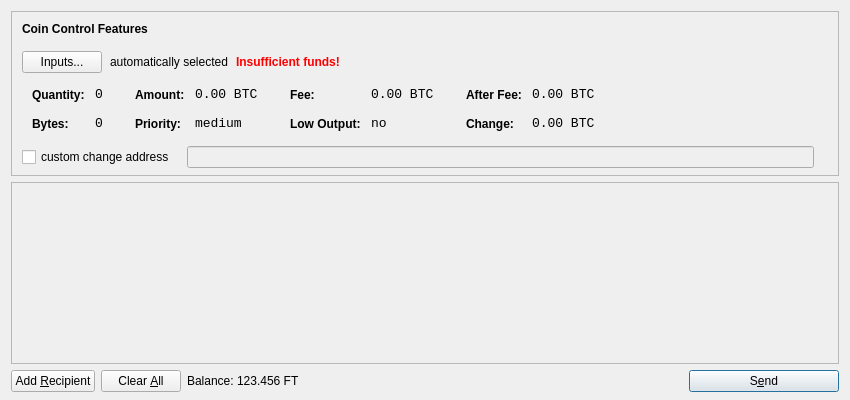
<?xml version="1.0" encoding="UTF-8"?>
<ui version="4.0">
 <class>SendCoinsDialog</class>
 <widget class="QDialog" name="SendCoinsDialog">
  <property name="geometry">
   <rect>
    <x>0</x>
    <y>0</y>
    <width>850</width>
    <height>400</height>
   </rect>
  </property>
  <property name="windowTitle">
   <string>Send Coins</string>
  </property>
  <layout class="QVBoxLayout" name="verticalLayout" stretch="0,1,0">
   <property name="bottomMargin">
    <number>8</number>
   </property>
   <item>
    <widget class="QFrame" name="frameCoinControl">
     <property name="sizePolicy">
      <sizepolicy hsizetype="Expanding" vsizetype="Expanding">
       <horstretch>0</horstretch>
       <verstretch>0</verstretch>
      </sizepolicy>
     </property>
     <property name="maximumSize">
      <size>
       <width>16777215</width>
       <height>16777215</height>
      </size>
     </property>
     <property name="frameShape">
      <enum>QFrame::StyledPanel</enum>
     </property>
     <property name="frameShadow">
      <enum>QFrame::Sunken</enum>
     </property>
     <layout class="QVBoxLayout" name="verticalLayoutCoinControl2">
      <property name="spacing">
       <number>-1</number>
      </property>
      <property name="leftMargin">
       <number>0</number>
      </property>
      <property name="topMargin">
       <number>0</number>
      </property>
      <property name="rightMargin">
       <number>0</number>
      </property>
      <property name="bottomMargin">
       <number>6</number>
      </property>
      <item>
       <layout class="QVBoxLayout" name="verticalLayoutCoinControl" stretch="0,0,0,0,1">
        <property name="spacing">
         <number>0</number>
        </property>
        <property name="leftMargin">
         <number>10</number>
        </property>
        <property name="topMargin">
         <number>10</number>
        </property>
        <item>
         <layout class="QHBoxLayout" name="horizontalLayoutCoinControl1">
          <property name="bottomMargin">
           <number>15</number>
          </property>
          <item>
           <widget class="QLabel" name="labelCoinControlFeatures">
            <property name="sizePolicy">
             <sizepolicy hsizetype="Preferred" vsizetype="Maximum">
              <horstretch>0</horstretch>
              <verstretch>0</verstretch>
             </sizepolicy>
            </property>
            <property name="font">
             <font>
              <weight>75</weight>
              <bold>true</bold>
             </font>
            </property>
            <property name="styleSheet">
             <string notr="true">font-weight:bold;</string>
            </property>
            <property name="text">
             <string>Coin Control Features</string>
            </property>
           </widget>
          </item>
         </layout>
        </item>
        <item>
         <layout class="QHBoxLayout" name="horizontalLayoutCoinControl2" stretch="0,0,0,0">
          <property name="spacing">
           <number>8</number>
          </property>
          <property name="bottomMargin">
           <number>10</number>
          </property>
          <item>
           <widget class="QPushButton" name="pushButtonCoinControl">
            <property name="styleSheet">
             <string notr="true"/>
            </property>
            <property name="text">
             <string>Inputs...</string>
            </property>
           </widget>
          </item>
          <item>
           <widget class="QLabel" name="labelCoinControlAutomaticallySelected">
            <property name="text">
             <string>automatically selected</string>
            </property>
            <property name="margin">
             <number>5</number>
            </property>
           </widget>
          </item>
          <item>
           <widget class="QLabel" name="labelCoinControlInsuffFunds">
            <property name="font">
             <font>
              <weight>75</weight>
              <bold>true</bold>
             </font>
            </property>
            <property name="styleSheet">
             <string notr="true">color:red;font-weight:bold;</string>
            </property>
            <property name="text">
             <string>Insufficient funds!</string>
            </property>
            <property name="margin">
             <number>5</number>
            </property>
           </widget>
          </item>
          <item>
           <spacer name="horizontalSpacerCoinControl">
            <property name="orientation">
             <enum>Qt::Horizontal</enum>
            </property>
            <property name="sizeHint" stdset="0">
             <size>
              <width>40</width>
              <height>1</height>
             </size>
            </property>
           </spacer>
          </item>
         </layout>
        </item>
        <item>
         <widget class="QWidget" name="widgetCoinControl" native="true">
          <property name="sizePolicy">
           <sizepolicy hsizetype="Preferred" vsizetype="Preferred">
            <horstretch>0</horstretch>
            <verstretch>0</verstretch>
           </sizepolicy>
          </property>
          <property name="minimumSize">
           <size>
            <width>0</width>
            <height>0</height>
           </size>
          </property>
          <property name="styleSheet">
           <string notr="true"/>
          </property>
          <layout class="QHBoxLayout" name="horizontalLayoutCoinControl5">
           <property name="margin">
            <number>0</number>
           </property>
           <item>
            <layout class="QHBoxLayout" name="horizontalLayoutCoinControl3" stretch="0,0,0,1">
             <property name="spacing">
              <number>20</number>
             </property>
             <property name="topMargin">
              <number>0</number>
             </property>
             <property name="bottomMargin">
              <number>10</number>
             </property>
             <item>
              <layout class="QFormLayout" name="formLayoutCoinControl1">
               <property name="horizontalSpacing">
                <number>10</number>
               </property>
               <property name="verticalSpacing">
                <number>14</number>
               </property>
               <property name="leftMargin">
                <number>10</number>
               </property>
               <property name="topMargin">
                <number>4</number>
               </property>
               <property name="rightMargin">
                <number>6</number>
               </property>
               <item row="0" column="0">
                <widget class="QLabel" name="labelCoinControlQuantityText">
                 <property name="styleSheet">
                  <string notr="true">font-weight:bold;</string>
                 </property>
                 <property name="text">
                  <string>Quantity:</string>
                 </property>
                 <property name="margin">
                  <number>0</number>
                 </property>
                </widget>
               </item>
               <item row="0" column="1">
                <widget class="QLabel" name="labelCoinControlQuantity">
                 <property name="font">
                  <font>
                   <family>Monospace</family>
                   <pointsize>10</pointsize>
                  </font>
                 </property>
                 <property name="cursor">
                  <cursorShape>IBeamCursor</cursorShape>
                 </property>
                 <property name="contextMenuPolicy">
                  <enum>Qt::ActionsContextMenu</enum>
                 </property>
                 <property name="text">
                  <string notr="true">0</string>
                 </property>
                 <property name="margin">
                  <number>0</number>
                 </property>
                 <property name="textInteractionFlags">
                  <set>Qt::LinksAccessibleByMouse|Qt::TextSelectableByKeyboard|Qt::TextSelectableByMouse</set>
                 </property>
                </widget>
               </item>
               <item row="1" column="0">
                <widget class="QLabel" name="labelCoinControlBytesText">
                 <property name="styleSheet">
                  <string notr="true">font-weight:bold;</string>
                 </property>
                 <property name="text">
                  <string>Bytes:</string>
                 </property>
                </widget>
               </item>
               <item row="1" column="1">
                <widget class="QLabel" name="labelCoinControlBytes">
                 <property name="font">
                  <font>
                   <family>Monospace</family>
                   <pointsize>10</pointsize>
                  </font>
                 </property>
                 <property name="cursor">
                  <cursorShape>IBeamCursor</cursorShape>
                 </property>
                 <property name="contextMenuPolicy">
                  <enum>Qt::ActionsContextMenu</enum>
                 </property>
                 <property name="text">
                  <string notr="true">0</string>
                 </property>
                 <property name="textInteractionFlags">
                  <set>Qt::LinksAccessibleByMouse|Qt::TextSelectableByKeyboard|Qt::TextSelectableByMouse</set>
                 </property>
                </widget>
               </item>
              </layout>
             </item>
             <item>
              <layout class="QFormLayout" name="formLayoutCoinControl2">
               <property name="horizontalSpacing">
                <number>10</number>
               </property>
               <property name="verticalSpacing">
                <number>14</number>
               </property>
               <property name="leftMargin">
                <number>6</number>
               </property>
               <property name="topMargin">
                <number>4</number>
               </property>
               <property name="rightMargin">
                <number>6</number>
               </property>
               <item row="0" column="0">
                <widget class="QLabel" name="labelCoinControlAmountText">
                 <property name="styleSheet">
                  <string notr="true">font-weight:bold;</string>
                 </property>
                 <property name="text">
                  <string>Amount:</string>
                 </property>
                 <property name="margin">
                  <number>0</number>
                 </property>
                </widget>
               </item>
               <item row="0" column="1">
                <widget class="QLabel" name="labelCoinControlAmount">
                 <property name="font">
                  <font>
                   <family>Monospace</family>
                   <pointsize>10</pointsize>
                  </font>
                 </property>
                 <property name="cursor">
                  <cursorShape>IBeamCursor</cursorShape>
                 </property>
                 <property name="contextMenuPolicy">
                  <enum>Qt::ActionsContextMenu</enum>
                 </property>
                 <property name="text">
                  <string notr="true">0.00 BTC</string>
                 </property>
                 <property name="textInteractionFlags">
                  <set>Qt::LinksAccessibleByMouse|Qt::TextSelectableByKeyboard|Qt::TextSelectableByMouse</set>
                 </property>
                </widget>
               </item>
               <item row="1" column="0">
                <widget class="QLabel" name="labelCoinControlPriorityText">
                 <property name="styleSheet">
                  <string notr="true">font-weight:bold;</string>
                 </property>
                 <property name="text">
                  <string>Priority:</string>
                 </property>
                </widget>
               </item>
               <item row="1" column="1">
                <widget class="QLabel" name="labelCoinControlPriority">
                 <property name="font">
                  <font>
                   <family>Monospace</family>
                   <pointsize>10</pointsize>
                  </font>
                 </property>
                 <property name="cursor">
                  <cursorShape>IBeamCursor</cursorShape>
                 </property>
                 <property name="contextMenuPolicy">
                  <enum>Qt::ActionsContextMenu</enum>
                 </property>
                 <property name="text">
                  <string>medium</string>
                 </property>
                 <property name="textInteractionFlags">
                  <set>Qt::LinksAccessibleByMouse|Qt::TextSelectableByKeyboard|Qt::TextSelectableByMouse</set>
                 </property>
                </widget>
               </item>
              </layout>
             </item>
             <item>
              <layout class="QFormLayout" name="formLayoutCoinControl3">
               <property name="horizontalSpacing">
                <number>10</number>
               </property>
               <property name="verticalSpacing">
                <number>14</number>
               </property>
               <property name="leftMargin">
                <number>6</number>
               </property>
               <property name="topMargin">
                <number>4</number>
               </property>
               <property name="rightMargin">
                <number>6</number>
               </property>
               <item row="0" column="0">
                <widget class="QLabel" name="labelCoinControlFeeText">
                 <property name="styleSheet">
                  <string notr="true">font-weight:bold;</string>
                 </property>
                 <property name="text">
                  <string>Fee:</string>
                 </property>
                 <property name="margin">
                  <number>0</number>
                 </property>
                </widget>
               </item>
               <item row="0" column="1">
                <widget class="QLabel" name="labelCoinControlFee">
                 <property name="font">
                  <font>
                   <family>Monospace</family>
                   <pointsize>10</pointsize>
                  </font>
                 </property>
                 <property name="cursor">
                  <cursorShape>IBeamCursor</cursorShape>
                 </property>
                 <property name="contextMenuPolicy">
                  <enum>Qt::ActionsContextMenu</enum>
                 </property>
                 <property name="text">
                  <string notr="true">0.00 BTC</string>
                 </property>
                 <property name="textInteractionFlags">
                  <set>Qt::LinksAccessibleByMouse|Qt::TextSelectableByKeyboard|Qt::TextSelectableByMouse</set>
                 </property>
                </widget>
               </item>
               <item row="1" column="0">
                <widget class="QLabel" name="labelCoinControlLowOutputText">
                 <property name="styleSheet">
                  <string notr="true">font-weight:bold;</string>
                 </property>
                 <property name="text">
                  <string>Low Output:</string>
                 </property>
                </widget>
               </item>
               <item row="1" column="1">
                <widget class="QLabel" name="labelCoinControlLowOutput">
                 <property name="font">
                  <font>
                   <family>Monospace</family>
                   <pointsize>10</pointsize>
                  </font>
                 </property>
                 <property name="cursor">
                  <cursorShape>IBeamCursor</cursorShape>
                 </property>
                 <property name="contextMenuPolicy">
                  <enum>Qt::ActionsContextMenu</enum>
                 </property>
                 <property name="text">
                  <string>no</string>
                 </property>
                 <property name="textInteractionFlags">
                  <set>Qt::LinksAccessibleByMouse|Qt::TextSelectableByKeyboard|Qt::TextSelectableByMouse</set>
                 </property>
                </widget>
               </item>
              </layout>
             </item>
             <item>
              <layout class="QFormLayout" name="formLayoutCoinControl4">
               <property name="horizontalSpacing">
                <number>10</number>
               </property>
               <property name="verticalSpacing">
                <number>14</number>
               </property>
               <property name="leftMargin">
                <number>6</number>
               </property>
               <property name="topMargin">
                <number>4</number>
               </property>
               <property name="rightMargin">
                <number>6</number>
               </property>
               <item row="0" column="0">
                <widget class="QLabel" name="labelCoinControlAfterFeeText">
                 <property name="styleSheet">
                  <string notr="true">font-weight:bold;</string>
                 </property>
                 <property name="text">
                  <string>After Fee:</string>
                 </property>
                 <property name="margin">
                  <number>0</number>
                 </property>
                </widget>
               </item>
               <item row="0" column="1">
                <widget class="QLabel" name="labelCoinControlAfterFee">
                 <property name="font">
                  <font>
                   <family>Monospace</family>
                   <pointsize>10</pointsize>
                  </font>
                 </property>
                 <property name="cursor">
                  <cursorShape>IBeamCursor</cursorShape>
                 </property>
                 <property name="contextMenuPolicy">
                  <enum>Qt::ActionsContextMenu</enum>
                 </property>
                 <property name="text">
                  <string notr="true">0.00 BTC</string>
                 </property>
                 <property name="textInteractionFlags">
                  <set>Qt::LinksAccessibleByMouse|Qt::TextSelectableByKeyboard|Qt::TextSelectableByMouse</set>
                 </property>
                </widget>
               </item>
               <item row="1" column="0">
                <widget class="QLabel" name="labelCoinControlChangeText">
                 <property name="styleSheet">
                  <string notr="true">font-weight:bold;</string>
                 </property>
                 <property name="text">
                  <string>Change:</string>
                 </property>
                </widget>
               </item>
               <item row="1" column="1">
                <widget class="QLabel" name="labelCoinControlChange">
                 <property name="font">
                  <font>
                   <family>Monospace</family>
                   <pointsize>10</pointsize>
                  </font>
                 </property>
                 <property name="cursor">
                  <cursorShape>IBeamCursor</cursorShape>
                 </property>
                 <property name="contextMenuPolicy">
                  <enum>Qt::ActionsContextMenu</enum>
                 </property>
                 <property name="text">
                  <string notr="true">0.00 BTC</string>
                 </property>
                 <property name="textInteractionFlags">
                  <set>Qt::LinksAccessibleByMouse|Qt::TextSelectableByKeyboard|Qt::TextSelectableByMouse</set>
                 </property>
                </widget>
               </item>
              </layout>
             </item>
            </layout>
           </item>
          </layout>
         </widget>
        </item>
        <item>
         <layout class="QHBoxLayout" name="horizontalLayoutCoinControl4" stretch="0,0,0">
          <property name="spacing">
           <number>12</number>
          </property>
          <property name="sizeConstraint">
           <enum>QLayout::SetDefaultConstraint</enum>
          </property>
          <property name="topMargin">
           <number>5</number>
          </property>
          <property name="rightMargin">
           <number>5</number>
          </property>
          <item>
           <widget class="QCheckBox" name="checkBoxCoinControlChange">
            <property name="text">
             <string>custom change address</string>
            </property>
           </widget>
          </item>
          <item>
           <widget class="QLineEdit" name="lineEditCoinControlChange">
            <property name="enabled">
             <bool>false</bool>
            </property>
            <property name="sizePolicy">
             <sizepolicy hsizetype="Expanding" vsizetype="Fixed">
              <horstretch>0</horstretch>
              <verstretch>0</verstretch>
             </sizepolicy>
            </property>
           </widget>
          </item>
          <item>
           <widget class="QLabel" name="labelCoinControlChangeLabel">
            <property name="sizePolicy">
             <sizepolicy hsizetype="Preferred" vsizetype="Expanding">
              <horstretch>0</horstretch>
              <verstretch>0</verstretch>
             </sizepolicy>
            </property>
            <property name="minimumSize">
             <size>
              <width>0</width>
              <height>0</height>
             </size>
            </property>
            <property name="text">
             <string/>
            </property>
            <property name="margin">
             <number>3</number>
            </property>
           </widget>
          </item>
         </layout>
        </item>
        <item>
         <spacer name="verticalSpacerCoinControl">
          <property name="orientation">
           <enum>Qt::Vertical</enum>
          </property>
          <property name="sizeHint" stdset="0">
           <size>
            <width>800</width>
            <height>1</height>
           </size>
          </property>
         </spacer>
        </item>
       </layout>
      </item>
     </layout>
    </widget>
   </item>
   <item>
    <widget class="QScrollArea" name="scrollArea">
     <property name="widgetResizable">
      <bool>true</bool>
     </property>
     <widget class="QWidget" name="scrollAreaWidgetContents">
      <property name="geometry">
       <rect>
        <x>0</x>
        <y>0</y>
        <width>830</width>
        <height>165</height>
       </rect>
      </property>
      <layout class="QVBoxLayout" name="verticalLayout_2">
       <property name="margin">
        <number>0</number>
       </property>
       <item>
        <layout class="QVBoxLayout" name="entries">
         <property name="spacing">
          <number>6</number>
         </property>
        </layout>
       </item>
       <item>
        <spacer name="verticalSpacer">
         <property name="orientation">
          <enum>Qt::Vertical</enum>
         </property>
         <property name="sizeHint" stdset="0">
          <size>
           <width>20</width>
           <height>40</height>
          </size>
         </property>
        </spacer>
       </item>
      </layout>
     </widget>
    </widget>
   </item>
   <item>
    <layout class="QHBoxLayout" name="horizontalLayout">
     <item>
      <widget class="QPushButton" name="addButton">
       <property name="toolTip">
        <string>Send to multiple recipients at once</string>
       </property>
       <property name="text">
        <string>Add &amp;Recipient</string>
       </property>
       <property name="icon">
        <iconset resource="../bitcoin.qrc">
         <normaloff>:/icons/add</normaloff>:/icons/add</iconset>
       </property>
       <property name="autoDefault">
        <bool>false</bool>
       </property>
      </widget>
     </item>
     <item>
      <widget class="QPushButton" name="clearButton">
       <property name="sizePolicy">
        <sizepolicy hsizetype="Minimum" vsizetype="Fixed">
         <horstretch>0</horstretch>
         <verstretch>0</verstretch>
        </sizepolicy>
       </property>
       <property name="toolTip">
        <string>Remove all transaction fields</string>
       </property>
       <property name="text">
        <string>Clear &amp;All</string>
       </property>
       <property name="icon">
        <iconset resource="../bitcoin.qrc">
         <normaloff>:/icons/remove</normaloff>:/icons/remove</iconset>
       </property>
       <property name="autoRepeatDelay">
        <number>300</number>
       </property>
       <property name="autoDefault">
        <bool>false</bool>
       </property>
      </widget>
     </item>
     <item>
      <layout class="QHBoxLayout" name="horizontalLayout_2">
       <property name="spacing">
        <number>3</number>
       </property>
       <item>
        <widget class="QLabel" name="label">
         <property name="text">
          <string>Balance:</string>
         </property>
        </widget>
       </item>
       <item>
        <widget class="QLabel" name="labelBalance">
         <property name="cursor">
          <cursorShape>IBeamCursor</cursorShape>
         </property>
         <property name="text">
          <string>123.456 FT</string>
         </property>
         <property name="textInteractionFlags">
          <set>Qt::LinksAccessibleByMouse|Qt::TextSelectableByKeyboard|Qt::TextSelectableByMouse</set>
         </property>
        </widget>
       </item>
      </layout>
     </item>
     <item>
      <spacer name="horizontalSpacer">
       <property name="orientation">
        <enum>Qt::Horizontal</enum>
       </property>
       <property name="sizeHint" stdset="0">
        <size>
         <width>40</width>
         <height>20</height>
        </size>
       </property>
      </spacer>
     </item>
     <item>
      <widget class="QPushButton" name="sendButton">
       <property name="minimumSize">
        <size>
         <width>150</width>
         <height>0</height>
        </size>
       </property>
       <property name="toolTip">
        <string>Confirm the send action</string>
       </property>
       <property name="text">
        <string>S&amp;end</string>
       </property>
       <property name="icon">
        <iconset resource="../bitcoin.qrc">
         <normaloff>:/icons/send</normaloff>:/icons/send</iconset>
       </property>
       <property name="default">
        <bool>true</bool>
       </property>
      </widget>
     </item>
    </layout>
   </item>
  </layout>
 </widget>
 <resources>
  <include location="../bitcoin.qrc"/>
 </resources>
 <connections/>
</ui>
